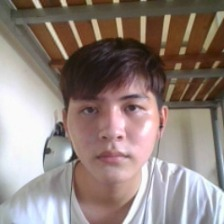
#> input picture face_recognize/student_datasets/_19521501/0.jpg, 224 x 224 px; its folder holds only this picture in this run
$ python training_face_recognize.py
#> lines starting #> are read from the running program, lines starting #| are printed output that depends on the picture
import os
import cv2 as cv
import numpy as np

def read_path_img():
    path = r'student_datasets'
    return os.listdir(path)

#people = ['_19521501', '_19522430', '_19521799', '_19529999', '_19522347']
people = read_path_img()
DIR = r'student_datasets'
haar_cascade = cv.CascadeClassifier('haar_face.xml')

features = []
labels = []

def create_train():
    for person in people:
        path = os.path.join(DIR, person)
        label = people.index(person)

        for img in os.listdir(path):
            img_path = os.path.join(path, img)

            img_array = cv.imread(img_path)
#> img_array is the input picture: shape (224, 224, 3); mean B, G, R 123.6, 130, 144.9
            gray = cv.cvtColor(img_array, cv.COLOR_BGR2GRAY)
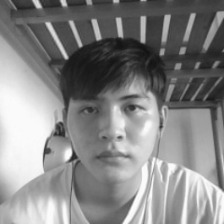
#> gray: shape (224, 224); min 18, max 255, mean 133.7

            faces_rect = haar_cascade.detectMultiScale(gray, scaleFactor=1.1, minNeighbors=4)
#> faces_rect = [[56, 68, 112, 112]]

            for (x,y,w,h) in faces_rect:
                faces_roi = gray[y:y+h, x: x+w]
                features.append(faces_roi)
                labels.append(label)
#> this loop made 1 pass
#> pass 1, in create_train, `faces_roi = gray[y:y+h, x: x+w]`:
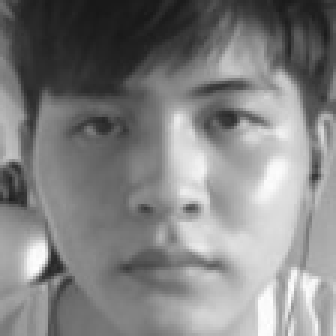
#> faces_roi: shape (112, 112) (shown 3 times larger); min 23, max 255, mean 129.2
#> after the loop, features = 1 item; labels = [0]
#> pass 2 of the loop in create_train, `for person in people:`:
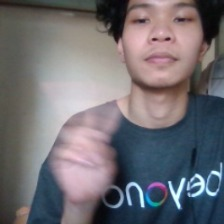
#> input picture face_recognize/student_datasets/_19521799/0.jpg, 224 x 224 px
#> in create_train, img_array is the input picture: shape (224, 224, 3); mean B, G, R 114.6, 109.7, 112.4
#> in create_train, `gray = cv.cvtColor(img_array, cv.COLOR_BGR2GRAY)`:
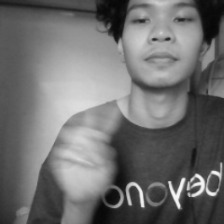
#> gray: shape (224, 224); min 6, max 247, mean 111.1
#> faces_rect = [[53, 142, 56, 56], [18, 85, 98, 98]]
#> the loop in create_train, `for (x,y,w,h) in faces_rect:` made 2 passes
#> pass 2, in create_train, `faces_roi = gray[y:y+h, x: x+w]`:
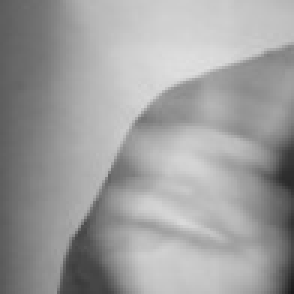
#> faces_roi: shape (98, 98) (shown 3 times larger); min 26, max 223, mean 158.4
#> after the loop in create_train, `for (x,y,w,h) in faces_rect:`: features = 3 items; labels = [0, 1, 1]

create_train()
print('Training Done ----------------')
features = np.array(features, dtype='object')
labels = np.array(labels)

face_recognizer = cv.face.LBPHFaceRecognizer_create()

face_recognizer.train(features, labels)

face_recognizer.save('face_trained.yml')
np.save('features.npy', features)
np.save('labels.npy', labels)
